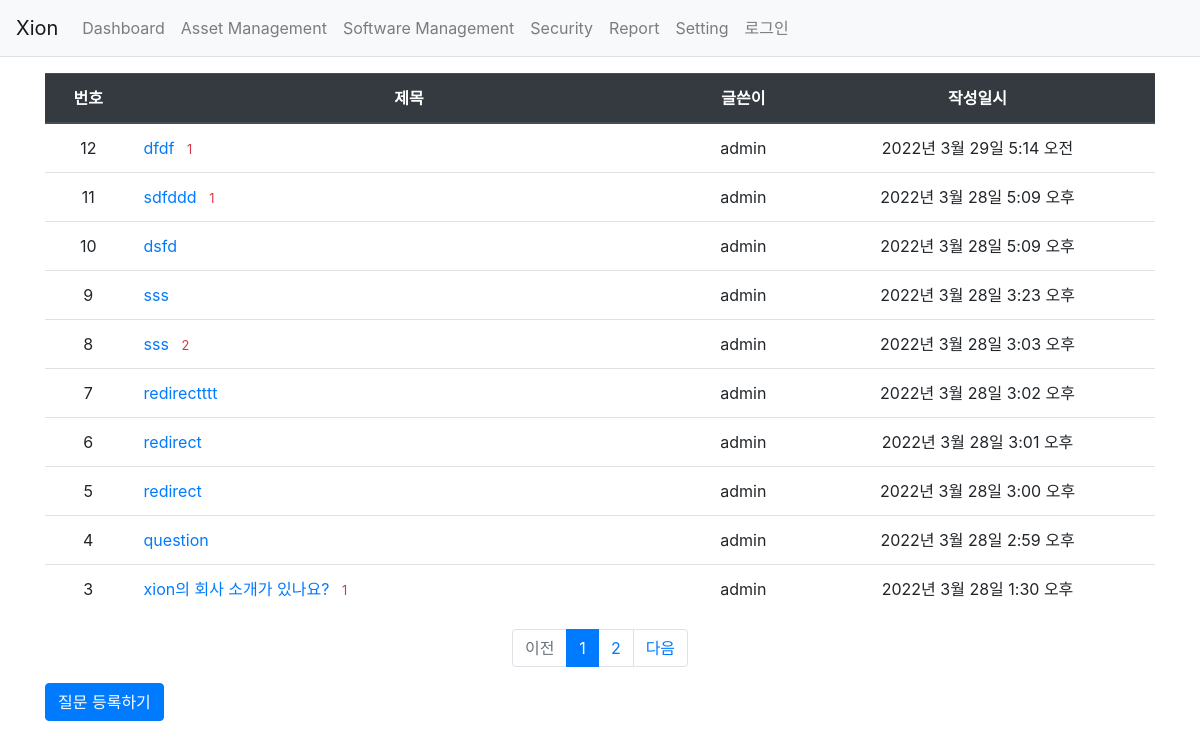
Page /xion/list/ on the committed database.
### xion/models.py (models this page shows, shortened)
class Question(models.Model):
    author = models.ForeignKey(User, on_delete=models.CASCADE, null=True)
    subject = models.CharField(max_length=200)
    content = models.TextField()
    create_date = models.DateTimeField()
    modify_date = models.DateTimeField(null=True, blank=True)

### xion/index.py (the view)
# urls.py: path('list/', index.list, name='list'),
def list(request):
    page = request.GET.get('page', '1')  # 페이지
    list = Question.objects.order_by('-create_date')
    paginator = Paginator(list, 10)  # 페이지당 10개씩 보여주기
    page_obj = paginator.get_page(page)
    context = {'list': page_obj}
    return render(request, 'xion/list.html', context)

### xion/templatetags/page_filter.py (called while the page is built)
@register.filter
def sub(value, arg):
    return value - arg

### templates/xion/list.html
{% extends 'base.html' %}
{% load page_filter %}
{% block content %}
    <div class="container my-3">
        <table class="table">
            <thead>
                <tr class="text-center thead-dark">
                    <th>번호</th>
                    <th style="width:50%">제목</th>
                    <th>글쓴이</th>
                    <th>작성일시</th>
                </tr>
            </thead>
            <tbody>
                {% if list %}
                    {% for question in list %}
                    <tr class="text-center">
                        <td>
                            {{ list.paginator.count|sub:list.start_index|sub:forloop.counter0|add:1 }}
                        </td>
                        <td class="text-left">
                            <a href="{% url 'xion:detail' question.id %}">
                                {{ question.subject }}
                            </a>
                            {% if question.answer_set.count > 0 %}
                            <span class="text-danger small ml-2">{{ question.answer_set.count }}</span>
                            {% endif %}
                        </td>
                        <td>{{ question.author.username }}</td>
                        <td>{{ question.create_date }}</td>
                    </tr>
                    {% endfor %}
                {% else %}
                    <tr>
                        <td colspan="3">질문이 없습니다.</td>
                    </tr>
                {% endif %}
            </tbody>
        </table>
        <ul class="pagination justify-content-center">
            {% if list.has_previous %}
            <li class="page-item">
                <a class="page-link" href="?page={{ list.previous_page_number }}">이전</a>
            </li>
            {% else %}
            <li class="page-item disabled">
                <a class="page-link" tabindex="-1" aria-disabled="true" href="#">이전</a>
            </li>
            {% endif %}
            {% for page_number in list.paginator.page_range %}
            {% if page_number >= list.number|add:-5 and page_number <= list.number|add:5 %}
                {% if page_number == list.number %}
                <li class="page-item active" aria-current="page">
                    <a class="page-link" href="?page={{ page_number }}">{{ page_number }}</a>
                </li>
                {% else %}
                <li class="page-item">
                    <a class="page-link" href="?page={{ page_number }}">{{ page_number }}</a>
                </li>
                {% endif %}
            {% endif %}
            {% endfor %}
            {% if list.has_next %}
            <li class="page-item">
                <a class="page-link" href="?page={{ list.next_page_number }}">다음</a>
            </li>
            {% else %}
            <li class="page-item disabled">
                <a class="page-link" tabindex="-1" aria-disabled="true" href="#">다음</a>
            </li>
            {% endif %}
        </ul>
        <a href="{% url 'xion:questionCreate' %}" class="btn btn-primary">질문 등록하기</a>
    </div>
{% endblock %}

### templates/base.html (shortened to what this page needs)
{% load static %}
<!doctype html>
<html lang="ko">
<head>
    <link rel="stylesheet" type="text/css" href="{% static 'css/common/bootstrap.min.css' %}">
    <link rel="stylesheet" type="text/css" href="{% static 'css/common/style.css' %}">
</head>
<body>
{% include "navbar.html" %}
{% block content %}
{% endblock %}
</body>
</html>

### templates/navbar.html (shortened to what this page needs)
<nav class="navbar navbar-expand-lg navbar-light bg-light border-bottom">
    <a class="navbar-brand" href="/">Xion</a>
    <div class="collapse navbar-collapse flex-grow-0" id="navbarNav">
        <ul class="navbar-nav">
            <li class="nav-item ">
                <a class="nav-link" href="/dashboard/">Dashboard</a>
            </li>
            <li class="nav-item ">
                <a class="nav-link" href="/asset/">Asset Management</a>
            </li>
            <li class="nav-item ">
                <a class="nav-link" href="/software/">Software Management</a>
            </li>
            <li class="nav-item ">
                <a class="nav-link" href="/security/">Security</a>
            </li>
            <li class="nav-item ">
                <a class="nav-link" href="/report/">Report</a>
            </li>
            <li class="nav-item ">
                <a class="nav-link" href="{% url 'common:setting' %}">Setting</a>
            </li>
        </ul>
        <ul class="navbar-nav">
            <li class="nav-item ">
                {% if user.is_authenticated %}
                <a class="nav-link" href="{% url 'common:logout' %}">{{ user.username }} (로그아웃)</a>
                {% else %}
                <a class="nav-link" href="{% url 'common:login' %}">로그인</a>
                {% endif %}
            </li>
        </ul>
    </div>
</nav>

### rows in the picture
Question: paginator.count|sub "12", subject "dfdf", answer_set.count "1", author.username "admin", create_date "2022년 3월 29일 5:14 오전"
Question: paginator.count|sub "11", subject "sdfddd", answer_set.count "1", author.username "admin", create_date "2022년 3월 28일 5:09 오후"
Question: paginator.count|sub "10", subject "dsfd", author.username "admin", create_date "2022년 3월 28일 5:09 오후"
Question: paginator.count|sub "9", subject "sss", author.username "admin", create_date "2022년 3월 28일 3:23 오후"
Question: paginator.count|sub "8", subject "sss", answer_set.count "2", author.username "admin", create_date "2022년 3월 28일 3:03 오후"
Question: paginator.count|sub "7", subject "redirectttt", author.username "admin", create_date "2022년 3월 28일 3:02 오후"
Question: paginator.count|sub "6", subject "redirect", author.username "admin", create_date "2022년 3월 28일 3:01 오후"
Question: paginator.count|sub "5", subject "redirect", author.username "admin", create_date "2022년 3월 28일 3:00 오후"
Question: paginator.count|sub "4", subject "question", author.username "admin", create_date "2022년 3월 28일 2:59 오후"
Question: paginator.count|sub "3", subject "xion의 회사 소개가 있나요?", answer_set.count "1", author.username "admin", create_date "2022년 3월 28일 1:30 오후"

### other values in the picture
{{ page_number }} "1"
{{ page_number }} "2"
